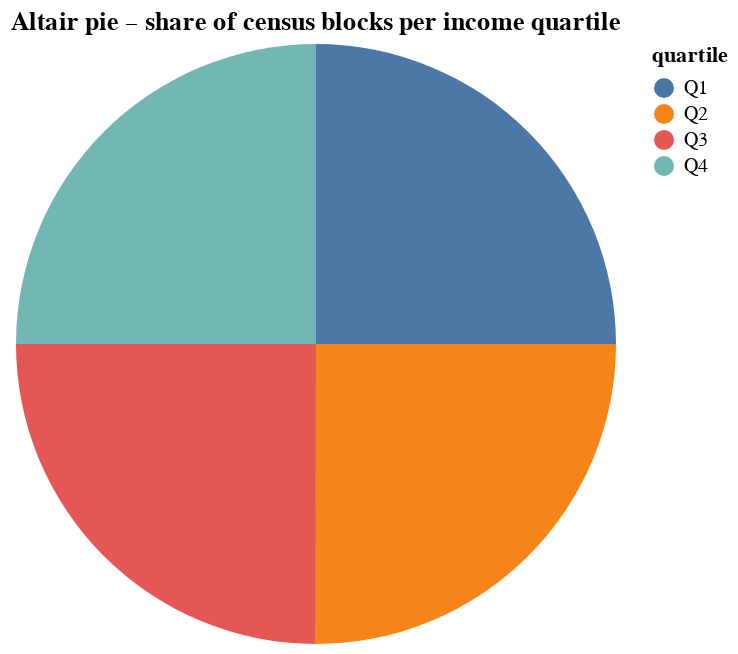

Notebook code for this chart:
### Markdown cell above
# ALTAIR PIE CHART: Distribution of Census Blocks by Income Quartile

### Code cell
#Create DataFrame with counts of census blocks per income quartile
pie_df = df.income_q.value_counts().reset_index()
#Create Altair pie chart using declarative syntax
pie_df.columns = ['quartile', 'count']
pie = alt.Chart(pie_df).mark_arc().encode(
        theta='count',
        color='quartile:N',
        tooltip=['quartile', 'count'])
pie.properties(title='Altair pie – share of census blocks per income quartile')

### Figure 1 — Vega-Lite specification as saved in the notebook (floating-point values rounded to 4 significant figures)
{"config": {"view": {"continuousWidth": 300, "continuousHeight": 300}}, "data": {"name": "data-e1bb2aebcc43798f5694fb08d707294d"}, "mark": {"type": "arc"}, "encoding": {"color": {"field": "quartile", "type": "nominal"}, "theta": {"field": "count", "type": "quantitative"}, "tooltip": [{"field": "quartile", "type": "ordinal"}, {"field": "count", "type": "quantitative"}]}, "title": "Altair pie – share of census blocks per income quartile", "$schema": "https://vega.github.io/schema/vega-lite/v5.20.1.json", "datasets": {"data-e1bb2aebcc43798f5694fb08d707294d": [{"quartile": "Q1", "count": 4042}, {"quartile": "Q2", "count": 4042}, {"quartile": "Q4", "count": 4041}, {"quartile": "Q3", "count": 4039}]}}
